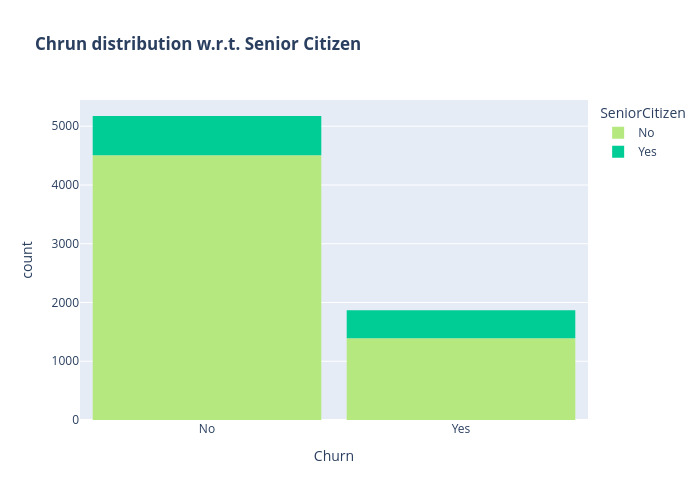

Notebook cell for this chart:
### Code cell
color_map = {"Yes": '#00CC96', "No": '#B6E880'}
fig = px.histogram(df, x="Churn", color="SeniorCitizen", title="<b>Chrun distribution w.r.t. Senior Citizen</b>", color_discrete_map=color_map)
fig.update_layout(width=700, height=500, bargap=0.1)
fig.show()

### Figure 1 — Plotly figure (JSON) as saved in the notebook; plotly's stock layout.template omitted (floating-point values rounded to 4 significant figures; data arrays with more than 128 entries replaced by an {"elided": "..."} marker saying what was removed)
{"data": [{"alignmentgroup": "True", "bingroup": "x", "hovertemplate": "SeniorCitizen=No<br>Churn=%{x}<br>count=%{y}<extra></extra>", "legendgroup": "No", "marker": {"color": "#B6E880", "pattern": {"shape": ""}}, "name": "No", "offsetgroup": "No", "orientation": "v", "showlegend": true, "type": "histogram", "x": {"elided": "5901 str values"}, "xaxis": "x", "yaxis": "y"}, {"alignmentgroup": "True", "bingroup": "x", "hovertemplate": "SeniorCitizen=Yes<br>Churn=%{x}<br>count=%{y}<extra></extra>", "legendgroup": "Yes", "marker": {"color": "#00CC96", "pattern": {"shape": ""}}, "name": "Yes", "offsetgroup": "Yes", "orientation": "v", "showlegend": true, "type": "histogram", "x": {"elided": "1142 str values"}, "xaxis": "x", "yaxis": "y"}], "layout": {"bargap": 0.1, "barmode": "relative", "height": 500, "legend": {"title": {"text": "SeniorCitizen"}, "tracegroupgap": 0}, "title": {"text": "<b>Chrun distribution w.r.t. Senior Citizen</b>"}, "width": 700, "xaxis": {"anchor": "y", "autorange": true, "domain": [0, 1], "range": [-0.5, 1.5], "title": {"text": "Churn"}, "type": "category"}, "yaxis": {"anchor": "x", "autorange": true, "domain": [0, 1], "range": [0, 5446.0], "title": {"text": "count"}}}}
